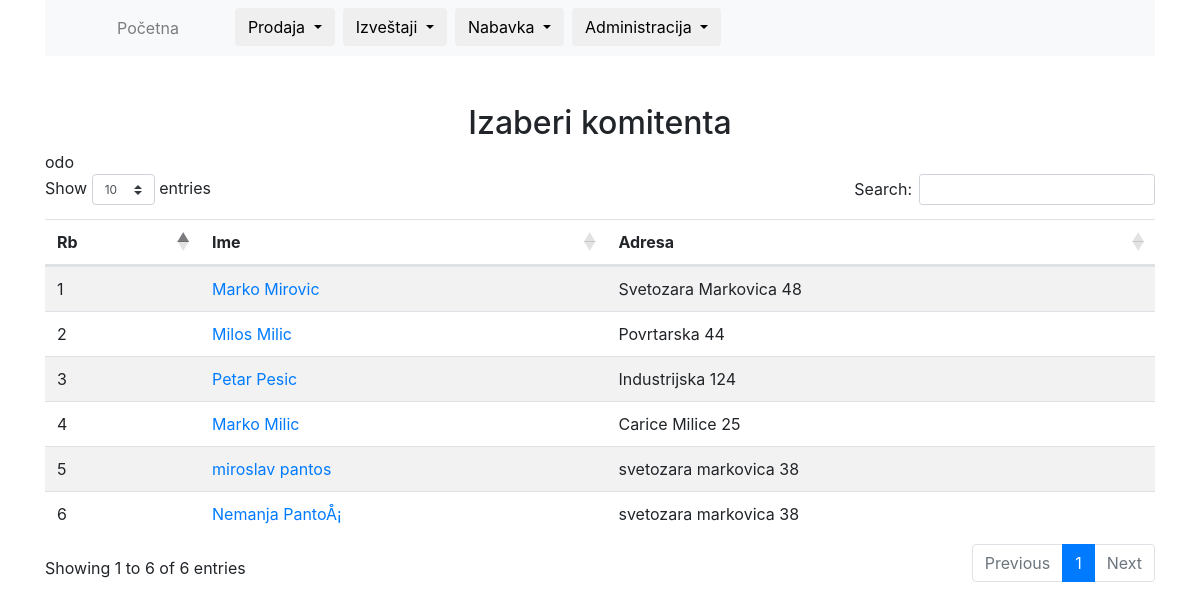
Page /client-card-select (signed in) on the committed database.
### tables this page shows
CREATE TABLE `clients` (
  `id` int(11) NOT NULL,
  `name` varchar(25) NOT NULL,
  `surname` varchar(25) NOT NULL,
  `adress` varchar(50) NOT NULL,
  `city` varchar(25) NOT NULL,
  `phone` varchar(12) NOT NULL,
  `note` varchar(100) NOT NULL
);

### includes/functions.php (called while the page is built, shortened)
<?php
function getAll($table, $id = null)
{
    global $conn;
    if ($id) {
        $sql = "SELECT * FROM $table where id=$id ORDER BY id DESC";
    } else {
        $sql = "SELECT * FROM $table ORDER BY id DESC ";
    }
    $statement = $conn->prepare($sql);
    $statement->execute();
    $statement->setFetchMode(PDO::FETCH_ASSOC);
    return $statement->fetchAll();
}
function getClientsBox()
{
    $clients = getAll('clients');
    return $clients;
}

### client-card-select.php (the view, shortened to what this page needs)
<h2 class="text-center mt-5">Izaberi komitenta</h2>
<div class="row">
    <div class="col-12">
        <table class="table table-striped datatable mt-5">
            <thead>
            <tr>
                <th>Rb</th>
                <th>Ime</th>
                <th>Adresa</th>
            </tr>
            </thead>
            <tbody>
            <?php foreach (getClientsBox() as $client) : ?>
                <tr>
                    <td><?php echo $client["id"] ?></td>
                    <td><a href="/client-card/<?php echo $client["id"] ?>"><?php echo $client["name"] . " " . $client["surname"] ?></a></td>
                    <td><?php echo $client["adress"] ?></td>
                </tr>
            <?php endforeach; ?>
            </tbody>
        </table>
    </div>
</div>

### rows in the picture
clients: id "6", name "Nemanja", surname "PantoÅ¡", adress "svetozara markovica 38"
clients: id "5", name "miroslav", surname "pantos", adress "svetozara markovica 38"
clients: id "4", name "Marko", surname "Milic", adress "Carice Milice 25"
clients: id "3", name "Petar", surname "Pesic", adress "Industrijska 124"
clients: id "2", name "Milos", surname "Milic", adress "Povrtarska 44"
clients: id "1", name "Marko", surname "Mirovic", adress "Svetozara Markovica 48"
